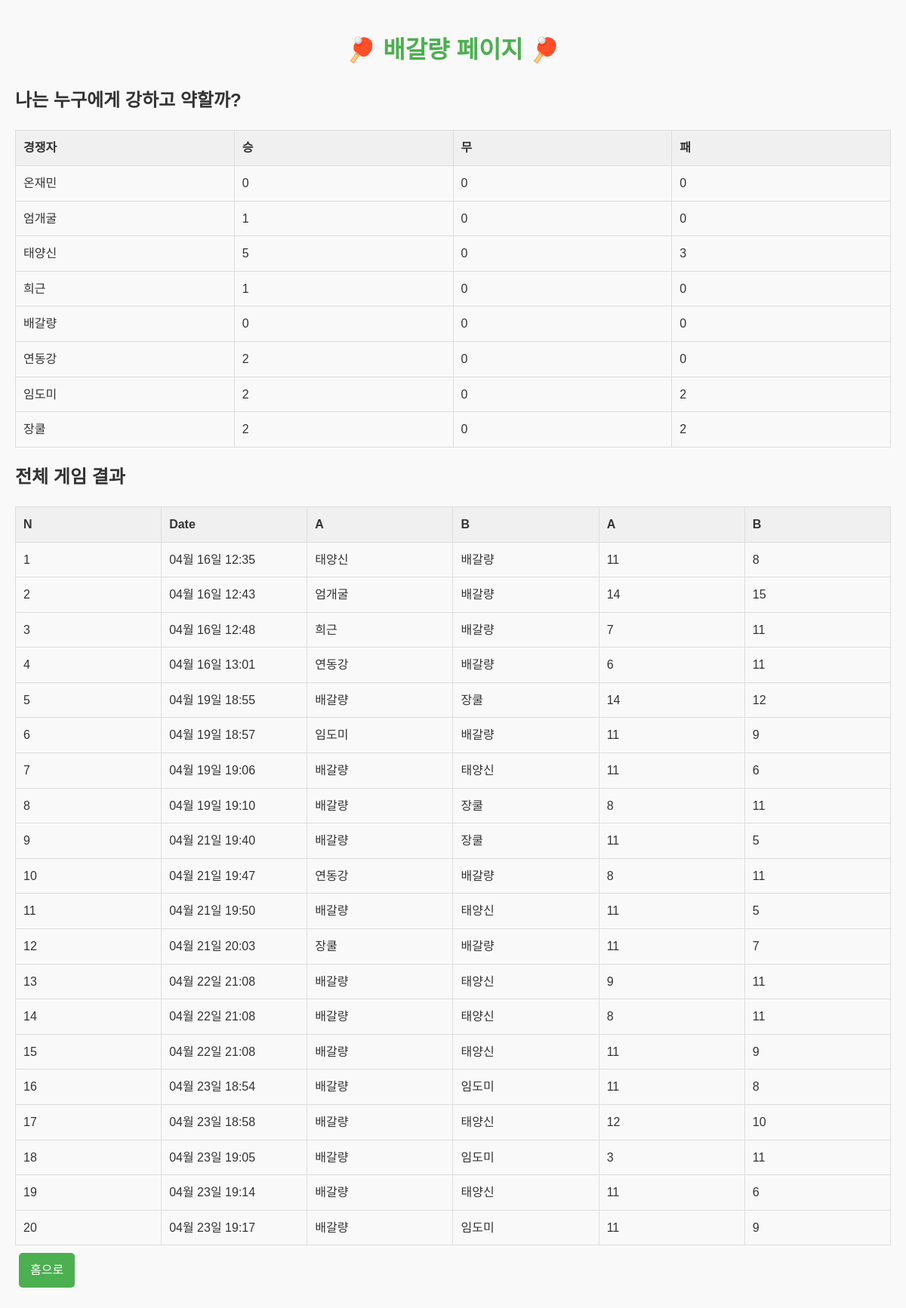
Screenshot of /personal/16 with the database file from the repository.
### myapp/models.py (models this page shows, shortened)
class User(models.Model):
    name = models.CharField(max_length=5)
    wins = models.IntegerField(default=0)
    draws = models.IntegerField(default=0)
    losses = models.IntegerField(default=0)

class GameResult(models.Model):
    game_number = models.AutoField(primary_key=True)
    datetime = models.DateTimeField()
    player_a = models.ForeignKey(User, on_delete=models.CASCADE, related_name='games_as_player_a')
    player_b = models.ForeignKey(User, on_delete=models.CASCADE, related_name='games_as_player_b')
    score_a = models.IntegerField()
    score_b = models.IntegerField()

### myapp/views.py (the view)
# urls.py: path('personal/<int:personal_id>', views.personal, name='personal'),
def personal(request, personal_id):
    personal_data=User.objects.get(id=personal_id)
    users = User.objects.all().order_by('id')
    user_index_map = {user.id: index for index,user in enumerate(users)}
    personal_results = GameResult.objects.filter(
        player_a=personal_data.id
    ) | GameResult.objects.filter(
        player_b=personal_data.id
    )
    score_matrix=[[0,0,0] for _ in range(len(users))] #승무패
    for result in personal_results:
        if result.player_a.id == personal_data.id: #player_a일 때
            row_num=user_index_map[result.player_b.id]
            if result.score_a > result.score_b:
                score_matrix[row_num][0] +=1 #승리
            elif result.score_a == result.score_b:
                score_matrix[row_num][1] +=1 #무승부
            else: #패배
                score_matrix[row_num][2] +=1
        elif result.player_b.id == personal_data.id: #player_b일 때
            row_num=user_index_map[result.player_a.id]
            if result.score_a > result.score_b:
                score_matrix[row_num][2] +=1 #패배
            elif result.score_a == result.score_b:
                score_matrix[row_num][1] +=1
            else: #승리
                score_matrix[row_num][0] +=1
    personal_results = personal_results.order_by("datetime")
    users_scores = zip(users, score_matrix)
    return render(request, 'personal.html',{'personal_data':personal_data, 'personal_results':personal_results, 'users_scores':users_scores } )

### myapp/templates/personal.html (shortened to what this page needs)
{% load static %}
<!DOCTYPE html>
<html lang="en">
  <head>
    <link rel="stylesheet" href="{% static 'myapp/css/personal.css' %}" />
  </head>
  <body>
    <header>
      <h1>🏓 {{personal_data.name}} 페이지 🏓</h1>
    </header>
    <section>
        <h2>나는 누구에게 강하고 약할까?</h2>
        <table border="1">
          <tr>
            <th>경쟁자</th>
            <th>승</th>
            <th>무</th>
            <th>패</th>
          </tr>
          {% for users, scores in users_scores %}
          <tr>
            <td>{{ users.name }}</td>
            <td>{{ scores.0 }}</td>
            <td>{{ scores.1 }}</td>
            <td>{{ scores.2 }}</td>
          </tr>
          {% endfor %}
        </table>
      </section>
    <section>
      <h2>전체 게임 결과</h2>
      <table border="1">
        <tr>
          <th>N</th>
          <th>Date</th>
          <th>A</th>
          <th>B</th>
          <th>A</th>
          <th>B</th>
        </tr>
        {% for result in personal_results %}
        <tr>
          <td>{{ forloop.counter }}</td>
          <td>{{ result.datetime|date:"m월 d일 H:i" }}</td>
          <td>{{ result.player_a.name }}</td>
          <td>{{ result.player_b.name }}</td>
          <td>{{ result.score_a }}</td>
          <td>{{ result.score_b }}</td>
        </tr>
        {% endfor %}
      </table>
    </section>
    <div>{{score_matrix}}
    <a class='button' href="{% url 'home' %}">홈으로</a>
  </body>
</html>

### myapp/static/myapp/css/personal.css (style rules this page uses)
body { font-family: "Arial", sans-serif; background-color: #f9f9f9; color: #333; margin: 0; padding: 20px; line-height: 1.6; }
header h1 { text-align: center; color: #4caf50; animation: shake 0.5s infinite; }
table { width: 100%; border-collapse: collapse; table-layout: fixed; }
th, td { border: 1px solid #ddd; padding: 10px; text-align: left; }
th { background-color: #f0f0f0; }
a.button { display: inline-block; padding: 10px 15px; margin: 10px 5px; background-color: #4caf50; color: white; text-decoration: none; border-radius: 5px; text-align: center; }

### rows the page displays
User: name "배갈량", draws "0"
User: name "온재민", scores "0"
User: name "엄개굴", scores "1", draws "0"
User: name "태양신", scores "5", draws "0", scores "3"
User: name "희근", scores "1", scores "0"
User: name "연동강", scores "2", draws "0"
User: name "임도미", losses "2", draws "0"
User: name "장쿨", scores "2", draws "0"
GameResult: datetime "04월 16일 12:35", player_a.name "태양신", player_b.name "배갈량", score_a "11", score_b "8"
GameResult: datetime "04월 16일 12:43", player_a.name "엄개굴", player_b.name "배갈량", score_a "14", score_b "15"
GameResult: datetime "04월 16일 12:48", player_a.name "희근", player_b.name "배갈량", score_a "7", score_b "11"
GameResult: datetime "04월 16일 13:01", player_a.name "연동강", player_b.name "배갈량", score_a "6", score_b "11"
GameResult: datetime "04월 19일 18:55", player_a.name "배갈량", player_b.name "장쿨", score_a "14", score_b "12"
GameResult: datetime "04월 19일 18:57", player_a.name "임도미", player_b.name "배갈량", score_a "11", score_b "9"
GameResult: datetime "04월 19일 19:06", player_a.name "배갈량", player_b.name "태양신", score_a "11", score_b "6"
GameResult: datetime "04월 19일 19:10", player_a.name "배갈량", player_b.name "장쿨", score_a "8", score_b "11"
GameResult: datetime "04월 21일 19:40", player_a.name "배갈량", player_b.name "장쿨", score_a "11", score_b "5"
GameResult: datetime "04월 21일 19:47", player_a.name "연동강", player_b.name "배갈량", score_a "8", score_b "11"
GameResult: datetime "04월 21일 19:50", player_a.name "배갈량", player_b.name "태양신", score_a "11", score_b "5"
GameResult: datetime "04월 21일 20:03", player_a.name "장쿨", player_b.name "배갈량", score_a "11", score_b "7"
GameResult: datetime "04월 22일 21:08", player_a.name "배갈량", player_b.name "태양신", score_a "9", score_b "11"
GameResult: datetime "04월 22일 21:08", player_a.name "배갈량", player_b.name "태양신", score_a "8", score_b "11"
GameResult: datetime "04월 22일 21:08", player_a.name "배갈량", player_b.name "태양신", score_a "11", score_b "9"
GameResult: datetime "04월 23일 18:54", player_a.name "배갈량", player_b.name "임도미", score_a "11", score_b "8"
GameResult: datetime "04월 23일 18:58", player_a.name "배갈량", player_b.name "태양신", score_a "12", score_b "10"
GameResult: datetime "04월 23일 19:05", player_a.name "배갈량", player_b.name "임도미", score_a "3", score_b "11"
GameResult: datetime "04월 23일 19:14", player_a.name "배갈량", player_b.name "태양신", score_a "11", score_b "6"
GameResult: datetime "04월 23일 19:17", player_a.name "배갈량", player_b.name "임도미", score_a "11", score_b "9"
